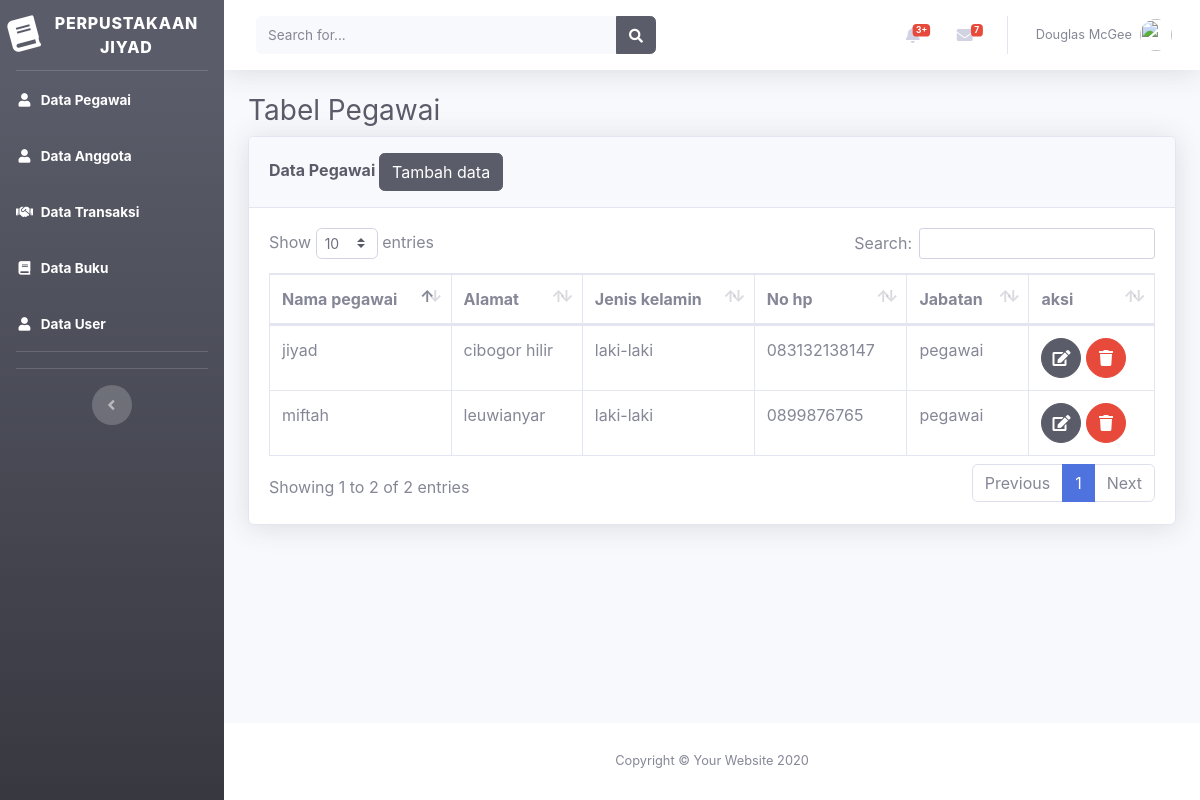
The page /beranda.php?page=pegawai on the database its author committed.
### tables this page shows
CREATE TABLE `tabel_pegawai` (
  `id_pegawai` int(5) NOT NULL,
  `nama_pegawai` varchar(50) NOT NULL,
  `jenis_kelamin` enum('laki-laki','perempuan') NOT NULL,
  `alamat` text NOT NULL,
  `no_hp` varchar(20) NOT NULL,
  `jabatan` varchar(30) NOT NULL
);

### views/pegawai/pegawai.php (the view)
<div class="container-fluid">
    <h1 class="h3 mb-2 text-gray-800">Tabel Pegawai</h1>
    <div class="card shadow mb-4">
        <div class="card-header py-3">
            <h6 class="m-0 font-weight-bold text-dark">Data Pegawai
            <a href="beranda.php?page=pegawai&aksi=add">
                <button class= "btn btn-dark">Tambah data</button>
                </a>
            </h6>
        </div>
        <div class="card-body">
            <div class="table-responsive">
                <table class="table table-bordered" id="dataTable" width="100%" cellspacing="0">
                    <thead>
                        <tr>
                            <th>Nama pegawai</th>
                            <th>Alamat</th>
                            <th>Jenis kelamin</th>
                            <th>No hp</th>
                            <th>Jabatan</th>
                            <th>aksi</th>
                        </tr>
                    </thead>
                    <tbody>
                    <?php
                            $sql = "select * from tabel_pegawai";
                            $show = $db->query($sql);
                            foreach ($show as $agt):
                       ?>
                        <tr>
                            <td><?php echo $agt["nama_pegawai"]?></td>
                            <td><?php echo $agt["alamat"]?></td>
                            <td><?php echo $agt["jenis_kelamin"]?></td>
                            <td><?php echo $agt["no_hp"]?></td>
                            <td><?php echo $agt["jabatan"]?></td>
                            <td>
                <a href="beranda.php?page=pegawai&aksi=edit&id=<?php echo $agt['id_pegawai']?>"
                    class="btn btn-dark btn-circle">
                    <i class="fas fa-edit"></i>
                </a>
                <a href="model/pegawai/prosesdeletepegawai.php?id=<?php echo $agt['id_pegawai']?>"
                    class="btn btn-danger btn-circle">
                    <i class="fas fa-trash"></i>
                </a>
            </td>
                        </tr>
                        <?php endforeach ; ?>
                    </tbody>
                </table>
            </div>
        </div>
    </div>
</div>

### rows shown on the page
tabel_pegawai: nama_pegawai "jiyad", alamat "cibogor hilir", jenis_kelamin "laki-laki", no_hp "083132138147", jabatan "pegawai"
tabel_pegawai: nama_pegawai "miftah", alamat "leuwianyar", jenis_kelamin "laki-laki", no_hp "0899876765", jabatan "pegawai"
